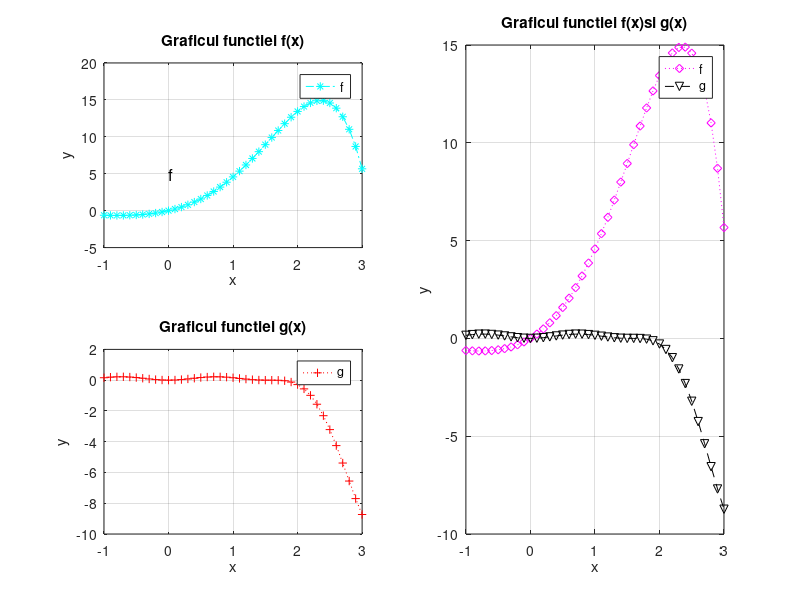
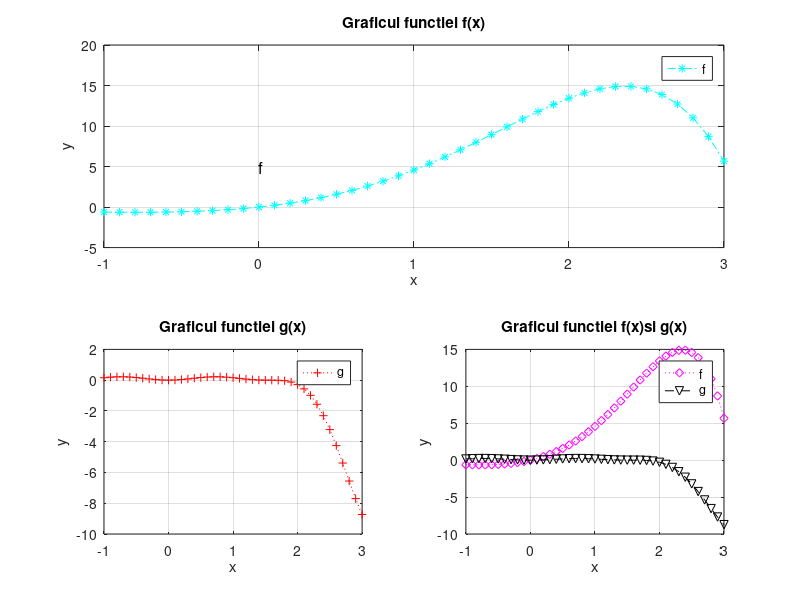

Source code (MATLAB) for these figures, in order:
%Lupascu Felicia
%FAF212
%Lucrare laborator nr2.
%Exercitiul 2.c2 
%intr-o fereastra, fiecare pe axa diferita
x=[-1:0.1:3];
f=2*exp(x).*sin(x);
g=(x.^2).*(cos(x)).^3;
%c2
 figure(6);
subplot(1,3,1);
 plot (x,f,'c-.*') 
 xlabel('x');
ylabel('y');
legend('f'); 
text(0,5,'f','fontSize',12)
title('Graficul functiei f(x)');
grid on; 
subplot(1,3,2);
plot (x,g,'r:+')
 
xlabel('x');
ylabel('y');
legend('g');
title('Graficul functiei g(x)');
grid on; 
subplot(1,3,3);
plot (x,f,'m:d',x,g,'k--v')
 xlabel('x');
ylabel('y');
 legend('f','g');
title('Graficul functiei f(x)si g(x)');
grid on; 
subplot(2,2,1)
plot (x,f,'c-.*')
xlabel('x');
ylabel('y');
legend('f');
 text(0,5,'f','fontSize',12)
title('Graficul functiei f(x)');
grid on;

subplot(2,2,[2,4]);
plot (x,f,'m:d',x,g,'k--v') 
xlabel('x');
ylabel('y');
 legend('f','g');

title('Graficul functiei f(x)si g(x)');
grid on;
 subplot(2,2,3);
plot (x,g,'r:+')
xlabel('x');
ylabel('y');
legend('g');
title('Graficul functiei g(x)');
grid on;
%figc2b
 
figure(7)
 subplot(2,2,[1,2])
plot (x,f,'c-.*')
 xlabel('x');
ylabel('y');
legend('f');
 text(0,5,'f','fontSize',12)
title('Graficul functiei f(x)');
grid on; 
subplot(2,2,3);
plot (x,g,'r:+')
xlabel('x');
ylabel('y');
legend('g');
title('Graficul functiei g(x)');
grid on;

subplot(2,2,4);
plot (x,f,'m:d',x,g,'k--v')
 xlabel('x');
ylabel('y'); 
legend('f','g');

title('Graficul functiei f(x)si g(x)');
grid on;

